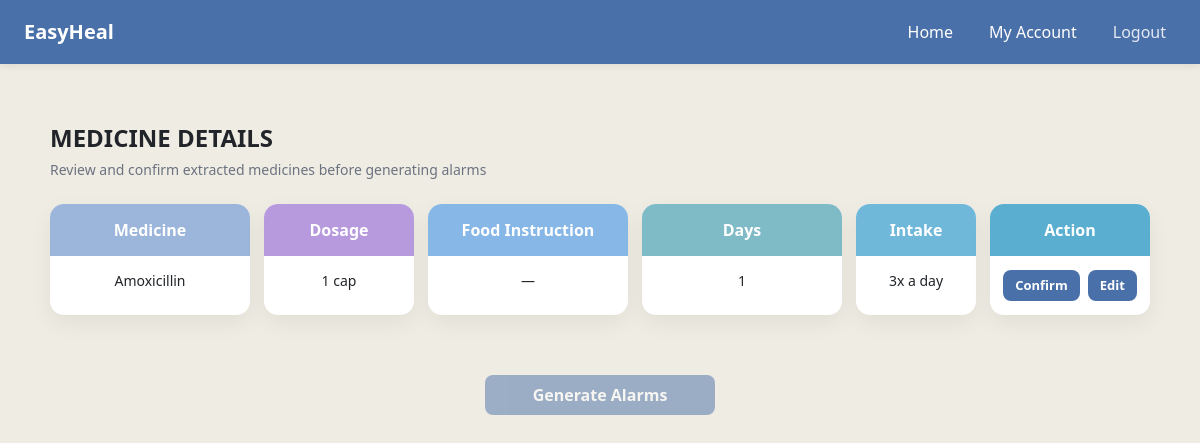
The app's page /medicine-details/2/ with its own data.
### core/models.py (models this page shows, shortened)
class Medicine(models.Model):
    prescription = models.ForeignKey(
        Prescription,
        on_delete=models.CASCADE,
        related_name='medicines'
    )
    name = models.CharField(max_length=200)
    dosage = models.CharField(max_length=100)
    food_instruction = models.CharField(
        max_length=200,
        blank=True,
        null=True
    )
    intake_pattern = models.CharField(
        max_length=100,
        help_text="Once daily, Twice daily, etc."
    )
    duration_days = models.IntegerField(
        default=1
    )

### core/views.py (the view)
def medicine_details(request, prescription_id):
    prescription = get_object_or_404(Prescription, id=prescription_id)
    medicines = prescription.medicines.all()
    return render(
        request,
        "medicine_details.html",
        {
            "prescription": prescription,
            "medicines": medicines
        }
    )

### templates/medicine_details.html (shortened to what this page needs)
{% load static %}
<!DOCTYPE html>
<html lang="en">
<head>
<link href="https://cdn.jsdelivr.net/npm/bootstrap@5.3.3/dist/css/bootstrap.min.css" rel="stylesheet">
</head>
<body>
  {% include "navbar.html" %}
<div class="medicine-wrapper">
  <h4 class="page-heading">MEDICINE DETAILS</h4>
  <p class="page-subtitle">
    Review and confirm extracted medicines before generating alarms
  </p>
  <div class="medicine-table" id="medicineTable">
    <div class="medicine-col">
      <div class="medicine-col-header col-name">Medicine</div>
      {% for med in medicines %}
        <div class="medicine-row">{{ med.name }}</div>
      {% endfor %}
    </div>
    <div class="medicine-col">
      <div class="medicine-col-header col-dosage">Dosage</div>
      {% for med in medicines %}
        <div class="medicine-row">{{ med.dosage }}</div>
      {% endfor %}
    </div>
    <div class="medicine-col">
      <div class="medicine-col-header col-food">Food Instruction</div>
      {% for med in medicines %}
        <div class="medicine-row">{{ med.food_instruction|default:"—" }}</div>
      {% endfor %}
    </div>
    <div class="medicine-col">
      <div class="medicine-col-header col-days">Days</div>
      {% for med in medicines %}
        <div class="medicine-row">{{ med.duration_days|default:"—" }}</div>
      {% endfor %}
    </div>
    <div class="medicine-col">
      <div class="medicine-col-header col-time">Intake</div>
      {% for med in medicines %}
        <div class="medicine-row">{{ med.intake_pattern|default:"—" }}</div>
      {% endfor %}
    </div>
    <div class="medicine-col">
      <div class="medicine-col-header col-action">Action</div>
      {% for med in medicines %}
        <div class="medicine-row action-row">
          <button class="theme-btn confirm-btn">Confirm</button>
          <button class="theme-btn edit-btn">Edit</button>
        </div>
      {% endfor %}
    </div>
  </div>
</div>
<div class="generate-alarm-wrapper">
  <button id="generateAlarmBtn"
          class="patient-primary-btn px-5 py-2"
          disabled>
    Generate Alarms
  </button>
</div>
</body>
</html>

### templates/medicine_details.html (style rules this page uses)
:root { --theme-color: #8FABD4; --theme-hover: #4A70A9; }
body { min-height: 100vh; background-color: rgb(239, 236, 227); }
.medicine-wrapper { max-width: 1100px; margin: 60px auto; }
.page-heading { font-weight: 700; margin-bottom: 6px; }
.page-subtitle { color: #6b7280; font-size: 14px; margin-bottom: 24px; }
.medicine-table { display: grid; grid-template-columns: 2fr 1.5fr 2fr 2fr 1.2fr 1.6fr; gap: 14px; }
.medicine-col { background: #ffffff; border-radius: 14px; overflow: hidden; box-shadow: 0 8px 22px rgba(0,0,0,0.06); }
.medicine-col-header { padding: 14px; font-weight: 600; text-align: center; color: #ffffff; }
.col-name { background: #9bb5db; }
.col-dosage { background: #b79add; }
.col-food { background: #86b7e7; }
.col-days { background: #7fbac7; }
.col-time { background: #6fb8da; }
.col-action { background: #5aaed0; }
.medicine-row { padding: 14px; border-bottom: 1px solid #eef2f7; text-align: center; font-size: 14px; }
.medicine-row:last-child { border-bottom: none; }
.theme-btn { background-color: var(--theme-hover); color: #fff; font-weight: 600; border-radius: 8px; border: none; padding: 6px 12px; font-size: 13px; }
.patient-primary-btn { background-color: #4A70A9; color: #ffffff; font-weight: 600; border-radius: 8px; border: none; }
.patient-primary-btn:disabled { opacity: 0.5; }
.generate-alarm-wrapper { display: flex; justify-content: center; margin: 48px 0 40px; }
.action-row { display: flex; gap: 8px; justify-content: center; }

### records on screen
Medicine: name "Amoxicillin", dosage "1 cap", food_instruction "—", duration_days "1", intake_pattern "3x a day"
